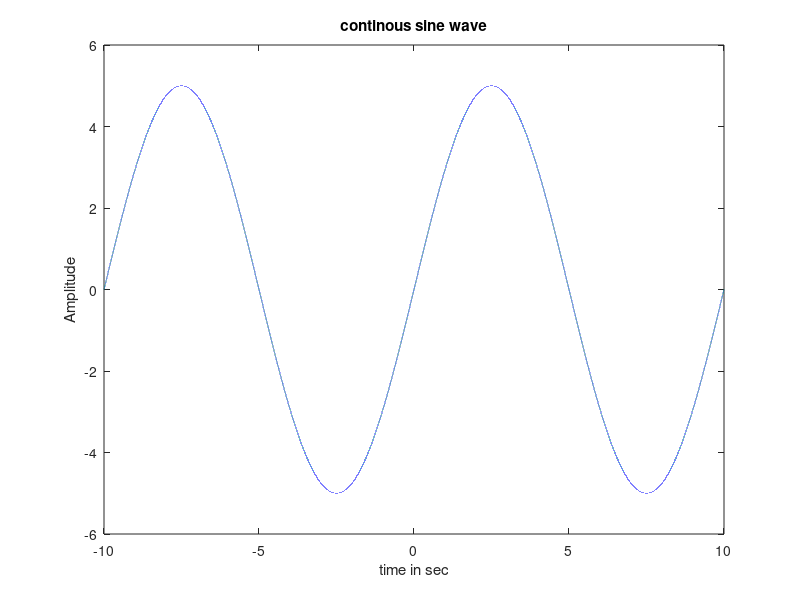

This figure's MATLAB source:
clc;
clear all;
close all;
A=5;
t= -10:0.0001:10;
f=0.1;
w=2*pi*f;
x=A*sin(w*t);
plot(t,x);
xlabel('time in sec');
ylabel('Amplitude');
title('continous sine wave');
